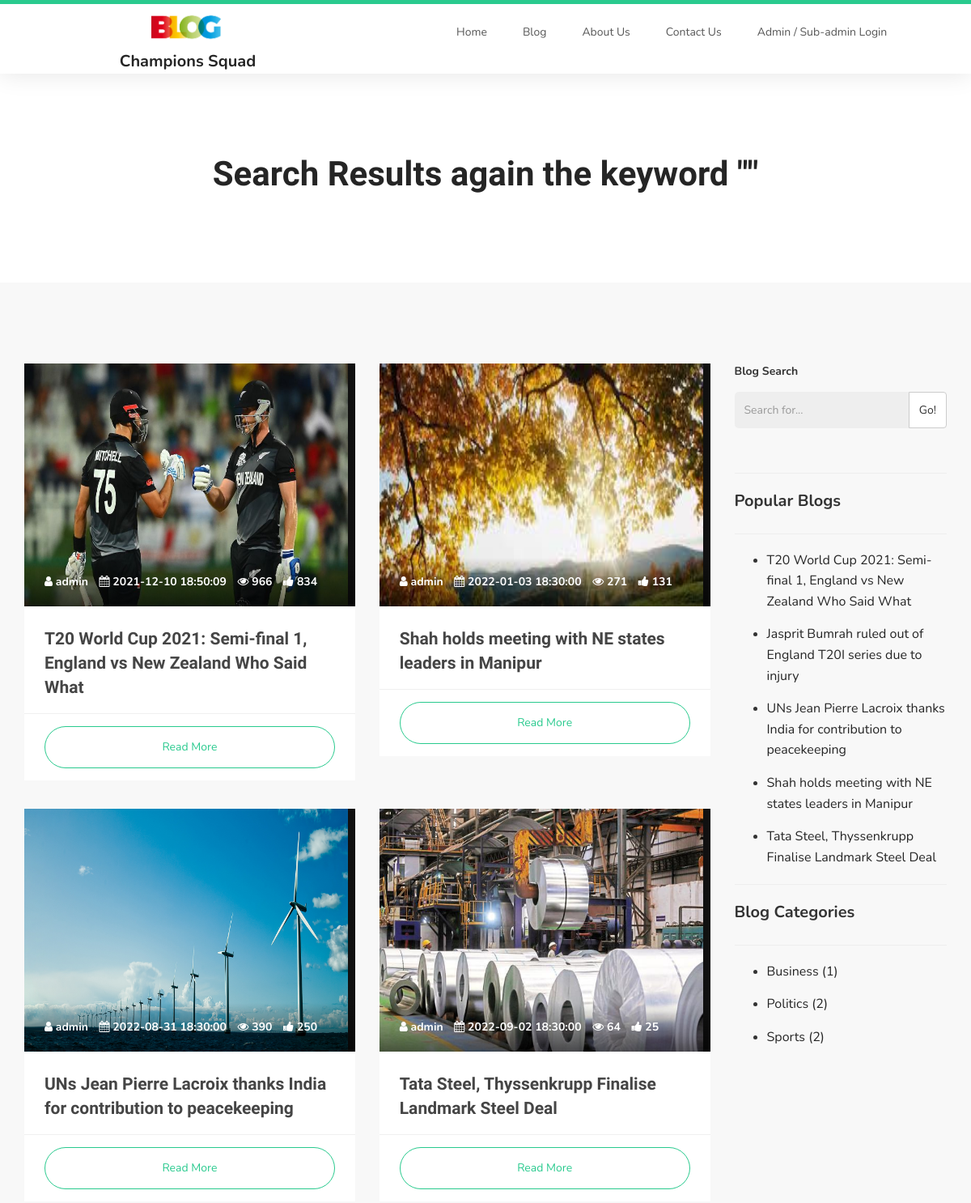
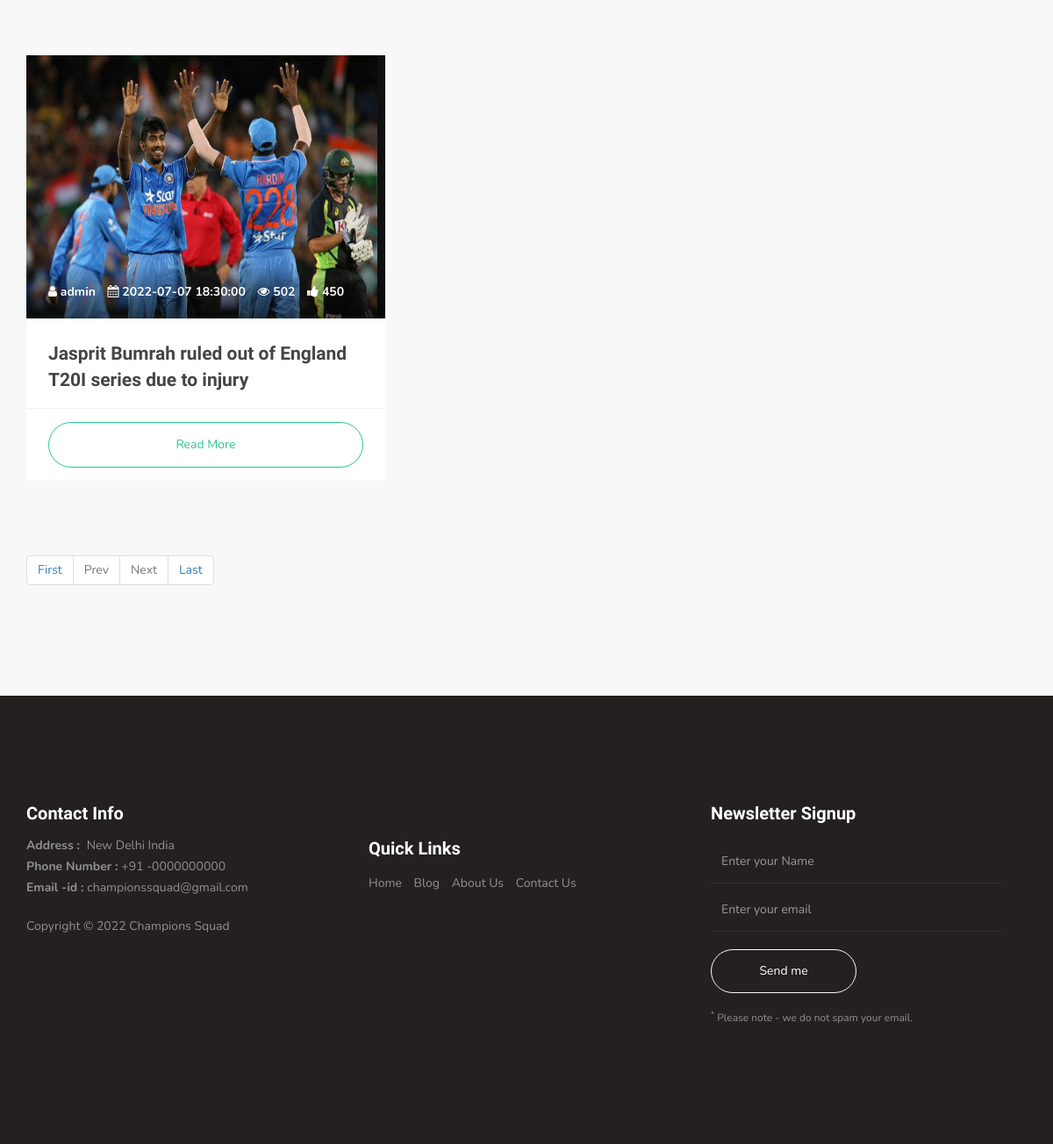
Screenshot of /search.php with the database file from the repository (2 pictures, top to bottom).
### tables this page shows
CREATE TABLE `tblsite` (
  `id` int(11) NOT NULL,
  `siteTitle` varchar(255) DEFAULT NULL,
  `siteLogo` varchar(255) DEFAULT NULL
);

CREATE TABLE `tblposts` (
  `id` int(11) NOT NULL,
  `PostTitle` longtext DEFAULT NULL,
  `CategoryId` int(11) DEFAULT NULL,
  `SubCategoryId` int(11) DEFAULT NULL,
  `PostDetails` longtext DEFAULT NULL,
  `PostingDate` timestamp NULL DEFAULT current_timestamp(),
  `UpdationDate` timestamp NULL DEFAULT NULL ON UPDATE current_timestamp(),
  `Is_Active` int(1) DEFAULT NULL,
  `PostUrl` mediumtext DEFAULT NULL,
  `PostImage` varchar(255) DEFAULT NULL,
  `viewCounter` int(11) DEFAULT NULL,
  `postedBy` varchar(255) DEFAULT NULL,
  `lastUpdatedBy` varchar(255) DEFAULT NULL,
  `likes` int(11) NOT NULL
);

CREATE TABLE `tblcategory` (
  `id` int(11) NOT NULL,
  `CategoryName` varchar(200) DEFAULT NULL,
  `Description` mediumtext DEFAULT NULL,
  `PostingDate` timestamp NULL DEFAULT current_timestamp(),
  `UpdationDate` timestamp NULL DEFAULT NULL ON UPDATE current_timestamp(),
  `Is_Active` int(1) DEFAULT NULL
);

CREATE TABLE `tblpages` (
  `id` int(11) NOT NULL,
  `PageName` varchar(200) DEFAULT NULL,
  `PageTitle` mediumtext DEFAULT NULL,
  `Description` longtext DEFAULT NULL,
  `PostingDate` timestamp NULL DEFAULT current_timestamp(),
  `UpdationDate` timestamp NULL DEFAULT NULL ON UPDATE current_timestamp()
);

### search.php (the view, shortened to what this page needs)
<?php session_start();
include_once('includes/config.php'); ?>
<!DOCTYPE html>
<html lang="en">
<head>
     <link rel="stylesheet" href="css/bootstrap.min.css">
     <link rel="stylesheet" href="css/font-awesome.min.css">
     <link rel="stylesheet" href="css/owl.carousel.css">
     <link rel="stylesheet" href="css/owl.theme.default.min.css">
     <link rel="stylesheet" href="css/style.css">
</head>
<body id="top" data-spy="scroll" data-target=".navbar-collapse" data-offset="50">
<?php include_once('includes/header.php') ?>
<?php
$search=$_POST['searchinput'];
 ?>
     <section>
          <div class="container">
               <div class="text-center">
                    <h1>Search Results again the keyword "<?php echo $search;?>" </h1>
               </div>
          </div>
     </section>
     <section class="section-background">
          <div class="container">
               <div class="row">
            <?php include_once('includes/sidebar.php');?>
                    <div class="col-lg-9 col-xs-12">
                         <div class="row">
<?php
     if (isset($_GET['pageno'])) {
            $pageno = $_GET['pageno'];
        } else {
            $pageno = 1;
        }
        $no_of_records_per_page = 8;
        $offset = ($pageno-1) * $no_of_records_per_page;
        $total_pages_sql = "SELECT COUNT(*) FROM tblposts where  tblposts.PostTitle like '%$search%' and tblposts.Is_Active=1";
        $result = mysqli_query($con,$total_pages_sql);
        $total_rows = mysqli_fetch_array($result)[0];
        $total_pages = ceil($total_rows / $no_of_records_per_page);
$query=mysqli_query($con,"select tblposts.postedBy ,tblposts.viewCounter,tblposts.likes,tblposts.id as pid,tblposts.PostTitle as posttitle,tblposts.PostImage,tblcategory.CategoryName as category,tblcategory.id as cid,tblsubcategory.Subcategory as subcategory,tblposts.PostDetails as postdetails,tblposts.PostingDate as postingdate,tblposts.PostUrl as url from tblposts left join tblcategory on tblcategory.id=tblposts.CategoryId left join  tblsubcategory on  tblsubcategory.SubCategoryId=tblposts.SubCategoryId where tblposts.Is_Active=1 and tblposts.PostTitle like '%$search%' order by tblposts.id desc  LIMIT $offset, $no_of_records_per_page");
while ($row=mysqli_fetch_array($query)) {
?>
                              <div class="col-sm-6" style="height:550px;">
                                   <div class="courses-thumb courses-thumb-secondary">
                                        <div class="courses-top">
                                             <div class="courses-image">
                                                  <img src="admin/postimages/<?php echo htmlentities($row['PostImage']);?>"  alt="<?php echo htmlentities($row['posttitle']);?>" width="400" height="300">
                                             </div>
                                             <div class="courses-date">
                                                  <span title="Author"><i class="fa fa-user"></i> <?php echo htmlentities($row['postedBy']);?></span>
                                                  <span title="Date"><i class="fa fa-calendar"></i> <?php echo htmlentities($row['postingdate']);?></span>
                                                  <span title="Views"><i class="fa fa-eye"></i> <?php echo htmlentities($row['viewCounter']);?></span>
                                                  <span title="Likes"><i class="fa fa-thumbs-up"></i>  <?php echo htmlentities($row['likes']);?></span>
                                             </div>
                                        </div>
                                        <div class="courses-detail">
                                             <h3><a href="blog-post-details.php?bid=<?php echo htmlentities($row['pid'])?>"><?php echo htmlentities($row['posttitle']);?></a></h3>
                                        </div>
                                        <div class="courses-info">
                                             <a href="blog-post-details.php?bid=<?php echo htmlentities($row['pid'])?>" class="section-btn btn btn-primary btn-block">Read More</a>
                                        </div>
                                   </div>
                              </div>
           <?php } ?>
  </div>
    <ul class="pagination justify-content-center mb-4">
        <li class="page-item"><a href="?pageno=1"  class="page-link">First</a></li>
        <li class="<?php if($pageno <= 1){ echo 'disabled'; } ?> page-item">
            <a href="<?php if($pageno <= 1){ echo '#'; } else { echo "?pageno=".($pageno - 1); } ?>" class="page-link">Prev</a>
        </li>
        <li class="<?php if($pageno >= $total_pages){ echo 'disabled'; } ?> page-item">
            <a href="<?php if($pageno >= $total_pages){ echo '#'; } else { echo "?pageno=".($pageno + 1); } ?> " class="page-link">Next</a>
        </li>
        <li class="page-item"><a href="?pageno=<?php echo $total_pages; ?>" class="page-link">Last</a></li>
    </ul>
                    </div>
               </div>
          </div>
     </section>
 <?php include_once('includes/footer.php') ?>
</body>
</html>

### includes/header.php (shortened to what this page needs)
     <section class="navbar custom-navbar navbar-fixed-top" role="navigation">
          <div class="container">
               <div class="navbar-header">
                <?php $query=mysqli_query($con,"select * from tblsite");
while($row=mysqli_fetch_array($query)){
$logo=$row['siteLogo'];
$wtitle=$row['siteTitle'];
}  ?>
<div align="center">
                    <a href="index.php">  <img src="admin/assets/images/<?php echo $logo;?>" width="100"><br />
          <font style=" font-size: 20px; font-weight:bold; padding-left: 1%"><?php echo $wtitle;?></font>       </a>
     </div>
               </div>
               <div class="collapse navbar-collapse">
                    <ul class="nav navbar-nav navbar-nav-first">
                         <li><a href="index.php">Home</a></li>
                         <li><a href="blog-posts.php">Blog</a></li>
                         <li><a href="about-us.php">About Us</a></li>
                         <li><a href="contact.php">Contact Us</a></li>
                         <li><a href="admin/">Admin / Sub-admin Login</a></li>
                    </ul>
               </div>
          </div>
     </section>

### includes/sidebar.php
        <div class="col-lg-3 pull-right col-xs-12">
                         <div class="form">
                              <form action="search.php" method="post">
                                   <div class="form-group">
                                        <label class="control-label">Blog Search</label>
                                        <div class="input-group">
                                             <input type="text" class="form-control" placeholder="Search for..." name="searchinput">
                                             <span class="input-group-btn">
                                                  <button class="btn btn-default" type="submit" name="submit">Go!</button>
                                             </span>
                                        </div>
                                   </div>
                              </form>
                         </div>
                         <br>
<hr/>
                         <label class="control-label" style="font-size:20px;">Popular Blogs</label>
                         <hr />
                         <ul class="list">
                              <?php
$query1=mysqli_query($con,"select tblposts.id as pid,tblposts.PostTitle as posttitle from tblposts left join tblcategory on tblcategory.id=tblposts.CategoryId left join  tblsubcategory on  tblsubcategory.SubCategoryId=tblposts.SubCategoryId where tblposts.Is_Active=1   order by likes desc limit 5");
while ($result=mysqli_fetch_array($query1)) {
?>
                              <li><a href="blog-post-details.php?bid=<?php echo htmlentities($result['pid'])?>"><?php echo htmlentities($result['posttitle']);?></a></li>
                         <?php } ?>
                         </ul>
<hr ?>
  <label class="control-label"  style="font-size:20px;">Blog Categories</label>
  <hr />
             <ul class="list">
<?php $query=mysqli_query($con,"select CategoryName,count(tblposts.id) as totalpost,tblcategory.id as catid from tblposts  join tblcategory on tblcategory.id=tblposts.CategoryId where tblposts.Is_Active=1   group by CategoryName");
while($row=mysqli_fetch_array($query))
{
?>
                    <li>
                      <a href="category-posts.php?catid=<?php echo htmlentities($row['catid'])?>&&catname=<?php echo htmlentities($row['CategoryName']);?>"><?php echo htmlentities($row['CategoryName']);?> (<?php echo htmlentities($row['totalpost']);?>)</a>
                    </li>
<?php } ?>
                  </ul>
                    </div>

### includes/footer.php (shortened to what this page needs)
     <footer id="footer">
          <div class="container">
               <div class="row">
                    <div class="col-md-4 col-sm-6">
                         <div class="footer-info">
                           <div class="section-title">
                                   <h2>Contact Info</h2>
                              </div>
<?php
$pagetype='contactus';
$query=mysqli_query($con,"select PageTitle,Description from tblpages where PageName='$pagetype'");
while($row=mysqli_fetch_array($query))
{
?>
                              <address>
                                   <p><?php echo $row['Description'];?></p>
                              </address>
                     <?php }  ?>
                              <div class="copyright-text">
                                   <p>Copyright &copy; <?php echo date('Y');?> <?php echo $wtitle;?></p>
                              </div>
                         </div>
                    </div>
                    <div class="col-md-4 col-sm-6">
                         <div class="footer-info">
                              <div class="footer_menu">
                                   <h2>Quick Links</h2>
                                   <ul>
                                        <li><a href="index.php">Home</a></li>
                               <li><a href="blog-posts.php">Blog</a></li>
                         <li><a href="about-us.php">About Us</a></li>
                         <li><a href="contact.php">Contact Us</a></li>
                                   </ul>
                              </div>
                         </div>
                    </div>
                    <div class="col-md-4 col-sm-12">
                         <div class="footer-info newsletter-form">
                              <div class="section-title">
                                   <h2>Newsletter Signup</h2>
                              </div>
                              <div>
                                   <div class="form-group">
                                        <form method="post" method="get">
                                               <input type="text" class="form-control" placeholder="Enter your Name" name="fname" id="fname" required>
                                             <input type="email" class="form-control" placeholder="Enter your email" name="email" id="email" required>
                                             <input type="submit" class="form-control" name="subscribe" id="form-submit" value="Send me">
                                        </form>
                                        <span><sup>*</sup> Please note - we do not spam your email.</span>
                                   </div>
                              </div>
                         </div>
                    </div>
               </div>
          </div>
     </footer>

### rows the page displays
tblsite: siteLogo (picture), siteTitle "Champions Squad"
tblposts: PostTitle "T20 World Cup 2021: Semi-final 1, England vs New Zealand Who Said What", PostImage (picture), postedBy "admin", PostingDate "2021-12-10 18:50:09", viewCounter "966", likes "834"
tblposts: PostTitle "Jasprit Bumrah ruled out of England T20I series due to injury", PostImage (picture), postedBy "admin", PostingDate "2022-07-07 18:30:00", viewCounter "502", likes "450"
tblposts: PostTitle "UNs Jean Pierre Lacroix thanks India for contribution to peacekeeping", PostImage (picture), postedBy "admin", PostingDate "2022-08-31 18:30:00", viewCounter "390", likes "250"
tblposts: PostTitle "Shah holds meeting with NE states leaders in Manipur", PostImage (picture), postedBy "admin", PostingDate "2022-01-03 18:30:00", viewCounter "271", likes "131"
tblposts: PostTitle "Tata Steel, Thyssenkrupp Finalise Landmark Steel Deal", PostImage (picture), postedBy "admin", PostingDate "2022-09-02 18:30:00", viewCounter "64", likes "25"
tblcategory: CategoryName "Business", totalpost "1"
tblcategory: CategoryName "Politics", totalpost "2"
tblcategory: CategoryName "Sports", totalpost "2"
tblpages: Description "Address : New Delhi India Phone Number : +91 -0000000000 Email -id : championssquad@gmail.com"
